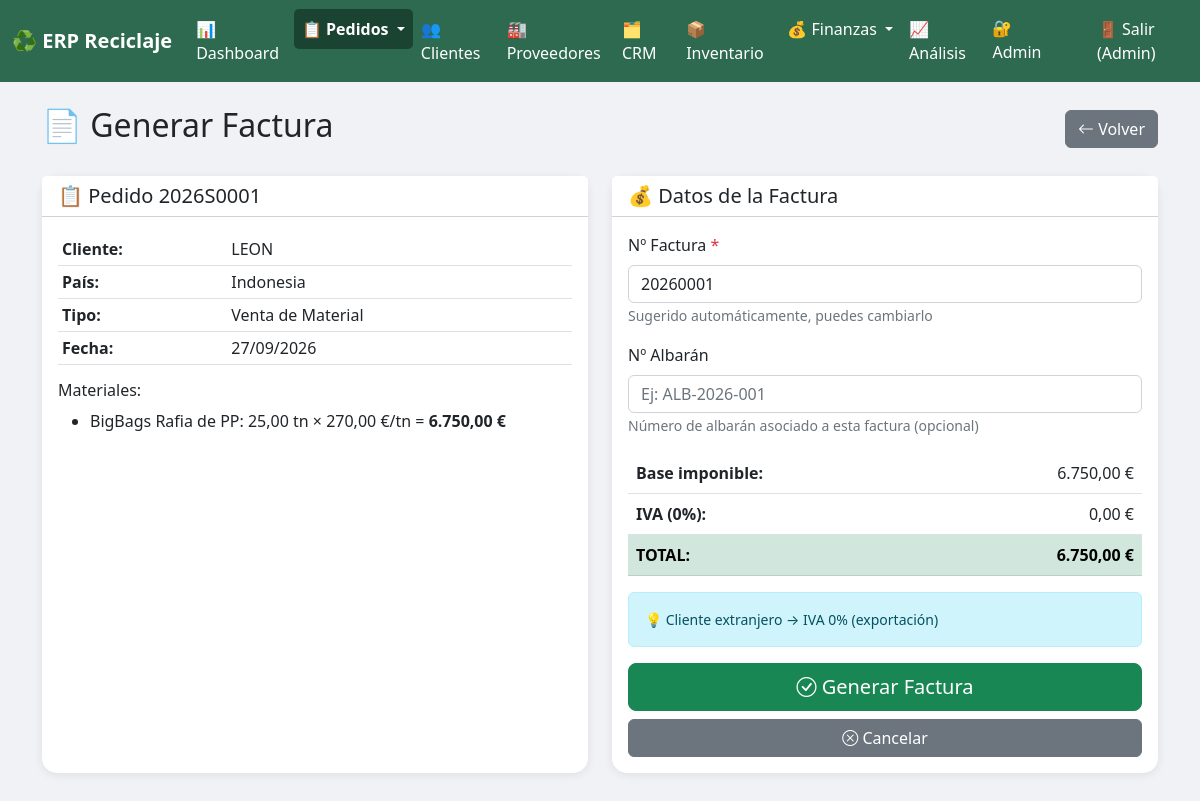
Screenshot of /pedidos/2/generar-factura/ (signed in) with the database file from the repository.
### pedidos/models.py (models this page shows, shortened)
class Pedido(models.Model):
    TIPO_OPERACION = [
        ('VENTA_MAT', 'Venta de Material'),
        ('COMPRA_MAT', 'Compra de Material'),
        ('MAQUILA', 'Maquila'),
    ]
    ESTADO_PEDIDO = [
        ('PREVISION','Previsión (sin material)'),
        ('PENDIENTE', 'Pendiente'),
        ('PROCESANDO', 'Procesando'),
        ('COMPLETADO', 'Completado'),
        ('CANCELADO', 'Cancelado'),
    ]
    INCOTERM_CHOICES = [
        ('', '-- Sin incoterm --'),
        ('EXW', 'EXW - En fábrica'),
        ('FOB', 'FOB - Libre a bordo'),
        ('CIF', 'CIF - Coste, seguro y flete'),
        ('CFR', 'CFR - Coste y flete'),
        ('DAP', 'DAP - Entrega en destino'),
        ('DDP', 'DDP - Entrega con derechos pagados'),
    ]
    numero_pedido = models.CharField(max_length=50, unique=True, blank=True)
    tipo = models.CharField(max_length=20, choices=TIPO_OPERACION, default='VENTA_MAT')
    estado = models.CharField(max_length=20, choices=ESTADO_PEDIDO, default='PREVISION')
    fecha = models.DateTimeField(default=timezone.now)
    cliente = models.ForeignKey(
        Cliente, on_delete=models.PROTECT,
        null=True, blank=True, related_name='pedidos'
    )
    proveedor = models.ForeignKey(
        Proveedor, on_delete=models.PROTECT,
        null=True, blank=True, related_name='pedidos'
    )
    incoterm = models.CharField(
        max_length=10, choices=INCOTERM_CHOICES,
        blank=True, default='', verbose_name="Incoterm"
    )
    pedido_origen = models.ForeignKey(
        'self',
        on_delete=models.SET_NULL,
        null=True, blank=True,
        related_name='pedidos_venta',
        limit_choices_to={'tipo__in': ['COMPRA_MAT']},
        verbose_name="Pedido de compra origen"
    )
    peso_real_tn = models.DecimalField(
        max_digits=12, decimal_places=2,
        null=True, blank=True,
        verbose_name="Peso real en báscula (tn)"
    )
    notas = models.TextField(blank=True)
    @property
    def total_importe(self):
        total = Decimal('0')
        for d in self.detalles.all():
            total += d.subtotal
        return total
    class Meta:
        verbose_name = "Pedido"
        verbose_name_plural = "Pedidos"
        ordering = ['-fecha']

class DetallePedido(models.Model):
    pedido = models.ForeignKey(Pedido, on_delete=models.CASCADE, related_name='detalles')
    material = models.ForeignKey(Material, on_delete=models.PROTECT)
    cantidad = models.DecimalField(max_digits=12, decimal_places=2)
    precio_unitario = models.DecimalField(max_digits=12, decimal_places=2, default=0)
    transporte = models.DecimalField(max_digits=12, decimal_places=2, default=0)
    @property
    def subtotal(self):
        cantidad = Decimal(str(self.cantidad))
        precio = Decimal(str(self.precio_unitario))
        return cantidad * precio
    class Meta:
        verbose_name = "Detalle de pedido"
        verbose_name_plural = "Detalles de pedidos"

### clientes/models.py (models this page shows, shortened)
class Cliente(models.Model):
    TIPO_CLIENTE = [
        ('RECICLAJE', 'Rreciclaje'),
        ('SERVICIOS', 'Servicios (parking, alquiler...)'),
    ]
    ESTADO_CHOICES = [
        ('ACTIVO', 'Activo'),
        ('SEGUIMIENTO', 'En seguimiento'),
        ('EN_PAUSA', 'En pausa'),
        ('DESCARTADO', 'Descartado'),
    ]
    nombre = models.CharField(max_length=200)
    nif = models.CharField(max_length=20, blank=True)
    pais = models.CharField(max_length=100, default='España')
    direccion = models.CharField(max_length=300, blank=True)
    email = models.EmailField(blank=True)
    telefono = models.CharField(max_length=50, blank=True)
    tipo = models.CharField(max_length=20, choices=TIPO_CLIENTE, default='RECICLAJE')
    estado = models.CharField(max_length=20, choices=ESTADO_CHOICES, default='ACTIVO')
    notas = models.TextField(blank=True)
    fecha_registro = models.DateTimeField(auto_now_add=True)
    codigo_nima = models.CharField(max_length=50, blank=True,verbose_name="Código NIMA")
    numero_gestor = models.CharField(max_length=50, blank=True,verbose_name="Nº Gestor de Residuos")
    class Meta:
        verbose_name = "Cliente"
        verbose_name_plural = "Clientes"
        ordering = ['nombre']

### inventario/models.py (models this page shows, shortened)
class Material(models.Model):
    UNIDADES = [
        ('KG', 'Kilogramos'),
        ('TN', 'Toneladas'),
        ('UD', 'Unidades'),
    ]
    codigo = models.CharField(max_length=50, unique=True)
    nombre = models.CharField(max_length=200)
    tipo = models.ForeignKey(TipoMaterial, on_delete=models.PROTECT, related_name='materiales')
    subgrupo = models.ForeignKey(SubgrupoMaterial, on_delete=models.PROTECT, related_name='materiales', null=True, blank=True)
    unidad = models.CharField(max_length=5, choices=UNIDADES, default='TN')
    precio_compra = models.DecimalField(max_digits=12, decimal_places=2, default=0)
    precio_venta = models.DecimalField(max_digits=12, decimal_places=2, default=0)
    descripcion = models.TextField(blank=True)
    stock_minimo_critico = models.DecimalField(
        max_digits=12, decimal_places=2, default=100,
        verbose_name="Stock mínimo crítico (tn)"
    )
    stock_minimo_bajo = models.DecimalField(
        max_digits=12, decimal_places=2, default=500,
        verbose_name="Stock mínimo bajo (tn)"
    )
    class Meta:
        verbose_name = "Material"
        verbose_name_plural = "Materiales"
        ordering = ['tipo__nombre', 'subgrupo__nombre', 'nombre']

### pedidos/views.py (the view, shortened to what this page needs)
# urls.py: path('<int:pedido_id>/generar-factura/', views.generar_factura_desde_pedido, name='generar_factura_desde_pedido'),
@login_required
def generar_factura_desde_pedido(request, pedido_id):
    pedido = get_object_or_404(Pedido, id=pedido_id)
    factura_existente = pedido.facturas.exclude(estado_pago='ANULADO').first()
    if factura_existente:
        messages.warning(request, f'⚠️ Este pedido ya tiene la factura {factura_existente.numero_factura}')
        return redirect('detalle_pedido', pedido_id=pedido.id)
    if pedido.tipo != 'VENTA_MAT':
        messages.error(request, '❌ No se puede generar factura de un pedido de compra. El proveedor te emite la factura a ti.')
        return redirect('detalle_pedido', pedido_id=pedido.id)
    base = Decimal(str(pedido.total_importe))
    if pedido.cliente:
        pais = pedido.cliente.pais
    elif pedido.proveedor:
        pais = pedido.proveedor.pais
    else:
        pais = 'España'
    iva_porcentaje = 0 if pais != 'España' else 21
    iva = base * (Decimal(str(iva_porcentaje)) / Decimal('100'))
    total = base + iva
    year = datetime.now().year
    ultimo = Factura.objects.filter(numero_factura__startswith=str(year)).count() + 1
    numero_sugerido = f"{year}{ultimo:04d}"
    context = {
        'pedido': pedido,
        'base': base,
        'iva_porcentaje': iva_porcentaje,
        'iva': iva,
        'total': total,
        'numero_sugerido': numero_sugerido,
        'fecha_actual': datetime.now().strftime('%Y-%m-%d'),
        'fecha_vencimiento': (datetime.now() + timedelta(days=30)).strftime('%Y-%m-%d'),
    }
    return render(request, 'pedidos/generar_factura.html', context)

### core/templatetags/formato_es.py (called while the page is built)
@register.filter
def formato_es(valor):
    if valor is None or valor == '':
        return '0,00'
    try:
        num = float(valor)
    except (ValueError, TypeError, InvalidOperation):
        return valor
    formateado = f"{num:,.2f}"
    formateado = formateado.replace(',', 'X').replace('.', ',').replace('X', '.')
    return formateado

### pedidos/templates/pedidos/generar_factura.html (shortened to what this page needs)
{% extends 'base.html' %}
{% load formato_es %}
{% block content %}
<div class="d-flex justify-content-between align-items-center mb-4">
    <h2>📄 Generar Factura</h2>
    <a href="{% url 'detalle_pedido' pedido.id %}" class="btn btn-secondary">
        <i class="bi bi-arrow-left"></i> Volver
    </a>
</div>
<div class="row">
    <div class="col-md-6 mb-4">
        <div class="card card-custom h-100">
            <div class="card-header bg-white">
                <h5 class="mb-0">📋 Pedido {{ pedido.numero_pedido }}</h5>
            </div>
            <div class="card-body">
                <table class="table table-sm">
                    <tr><td><strong>Cliente:</strong></td><td>{{ pedido.cliente.nombre }}</td></tr>
                    <tr><td><strong>País:</strong></td><td>{{ pedido.cliente.pais }}</td></tr>
                    <tr><td><strong>Tipo:</strong></td><td>{{ pedido.get_tipo_display }}</td></tr>
                    <tr><td><strong>Fecha:</strong></td><td>{{ pedido.fecha|date:"d/m/Y" }}</td></tr>
                </table>
                <h6>Materiales:</h6>
                <ul>
                    {% for d in pedido.detalles.all %}
                    <li>{{ d.material.nombre }}: {{ d.cantidad|formato_es }} tn × {{ d.precio_unitario|formato_es }} €/tn = <strong>{{ d.subtotal|formato_es }} €</strong></li>
                    {% endfor %}
                </ul>
            </div>
        </div>
    </div>
    <div class="col-md-6 mb-4">
        <div class="card card-custom h-100">
            <div class="card-header bg-white">
                <h5 class="mb-0">💰 Datos de la Factura</h5>
            </div>
            <div class="card-body">
                <form method="POST">
                    <div class="mb-3">
                        <label class="form-label">Nº Factura <span class="text-danger">*</span></label>
                        <input type="text" name="numero_factura" class="form-control"
                               value="{{ numero_sugerido }}" required>
                        <small class="text-muted">Sugerido automáticamente, puedes cambiarlo</small>
                    </div>
                    <div class="mb-3">
                        <label class="form-label">Nº Albarán</label>
                        <input type="text" name="numero_albaran" class="form-control" placeholder="Ej: ALB-2026-001">
                        <small class="text-muted">Número de albarán asociado a esta factura (opcional)</small>
                    </div>
                    <table class="table">
                        <tr>
                            <td><strong>Base imponible:</strong></td>
                            <td class="text-end">{{ base|formato_es }} €</td>
                        </tr>
                        <tr>
                            <td><strong>IVA ({{ iva_porcentaje }}%):</strong></td>
                            <td class="text-end">{{ iva|formato_es }} €</td>
                        </tr>
                        <tr class="table-success">
                            <td><strong>TOTAL:</strong></td>
                            <td class="text-end"><strong>{{ total|formato_es }} €</strong></td>
                        </tr>
                    </table>
                    <div class="alert alert-info small">
                        {% if iva_porcentaje == 0 %}
                        💡 Cliente extranjero → IVA 0% (exportación)
                        {% else %}
                        💡 Cliente nacional → IVA 21%
                        {% endif %}
                    </div>
                    <div class="d-grid gap-2">
                        <button type="submit" class="btn btn-success btn-lg">
                            <i class="bi bi-check-circle"></i> Generar Factura
                        </button>
                        <a href="{% url 'detalle_pedido' pedido.id %}" class="btn btn-secondary">
                            <i class="bi bi-x-circle"></i> Cancelar
                        </a>
                    </div>
                </form>
            </div>
        </div>
    </div>
</div>
{% endblock %}

### templates/base.html (shortened to what this page needs)
<!DOCTYPE html>
<html lang="es">
<head>
    <link href="/static/css/bootstrap.min.css" rel="stylesheet">
    <link href="/static/css/bootstrap-icons.css" rel="stylesheet">
</head>
<body>
    <nav class="navbar navbar-expand-lg navbar-custom">
        <div class="container-fluid">
            <a class="navbar-brand text-white fw-bold" href="/">♻️ ERP Reciclaje</a>
            <div class="collapse navbar-collapse" id="menuPrincipal">
                <ul class="navbar-nav me-auto">
                    <li class="nav-item">
                        <a class="nav-link {% if request.path == '/' %}active{% endif %}" href="/">📊 Dashboard</a>
                    </li>
                    <li class="nav-item dropdown">
                        <a class="nav-link dropdown-toggle {% if '/pedidos/' in request.path %}active{% endif %}" href="#" data-bs-toggle="dropdown">
                            📋 Pedidos
                        </a>
                    </li>
                    <li class="nav-item">
                        <a class="nav-link {% if '/clientes/' in request.path %}active{% endif %}" href="/clientes/">👥 Clientes</a>
                    </li>
                    <li class="nav-item">
                        <a class="nav-link {% if '/proveedores/' in request.path %}active{% endif %}" href="{% url 'lista_proveedores' %}">🏭 Proveedores</a>
                    </li>
                    <li class="nav-item">
                        <a class="nav-link {% if '/crm/' in request.path %}active{% endif %}" href="/crm/">🗂️ CRM</a>
                    </li>
                    <li class="nav-item">
                        <a class="nav-link {% if '/inventario/' in request.path %}active{% endif %}" href="/inventario/">📦 Inventario</a>
                    </li>
                    <li class="nav-item dropdown">
                        <a class="nav-link dropdown-toggle {% if '/finanzas/' in request.path %}active{% endif %}" href="#" data-bs-toggle="dropdown">
                            💰 Finanzas
                        </a>
                    </li>
                    <li class="nav-item">
                        <a class="nav-link {% if '/analisis/' in request.path %}active{% endif %}" href="/analisis/">📈 Análisis</a>
                    </li>
                </ul>
                <ul class="navbar-nav">
                    <li class="nav-item">
                        <a class="nav-link" href="/admin/" target="_blank">🔐 Admin</a>
                    </li>
                    {% if user.is_authenticated %}
                    <li class="nav-item">
                        <form method="POST" action="{% url 'logout' %}" style="display:inline;">
                            <button type="submit" class="nav-link btn btn-link" style="color: white; text-decoration: none;">
                                🚪 Salir ({{ user.username }})
                            </button>
                        </form>
                    </li>
                    {% endif %}
                </ul>
            </div>
        </div>
    </nav>
    <div class="container mt-4 mb-5">
        {% block content %}{% endblock %}
    </div>
</body>
</html>

### templates/base.html (style rules this page uses)
body { background: #f0f2f5; }
.navbar-custom { background: #2d6a4f; }
.navbar-custom .nav-link { color: white !important; }
.navbar-custom .nav-link.active { background: #1b4332; border-radius: 5px; font-weight: bold; }
.card-custom { border-radius: 15px; box-shadow: 0 2px 10px rgba(0,0,0,0.08); border: none; }

### rows the page displays
Pedido: numero_pedido "2026S0001", cliente.nombre "LEON", cliente.pais "Indonesia", tipo "Venta de Material", fecha "27/09/2026"
DetallePedido: material.nombre "BigBags Rafia de PP", cantidad "25,00", precio_unitario "270,00", subtotal "6.750,00"

### other values shown
{{ user.username }} "Admin"
{{ base|formato_es }} "6.750,00"
{{ iva_porcentaje }} "0"
{{ iva|formato_es }} "0,00"
{{ total|formato_es }} "6.750,00"
